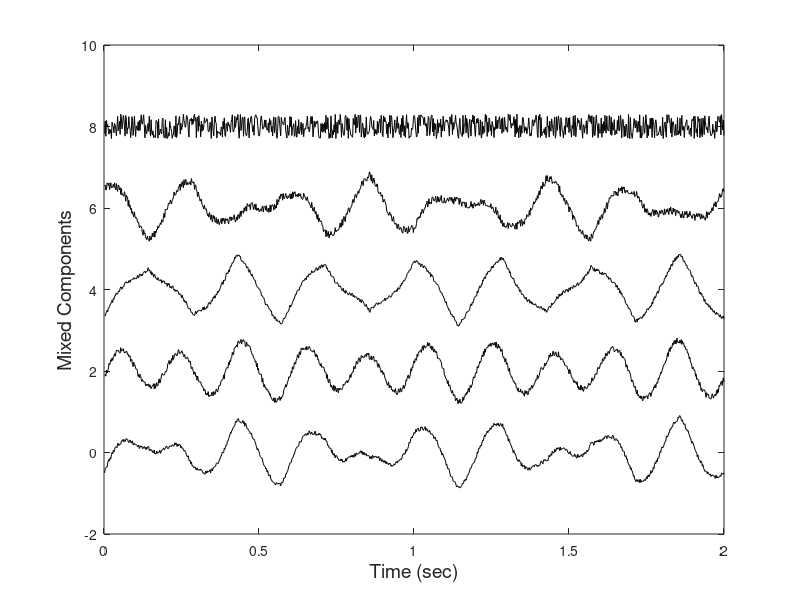
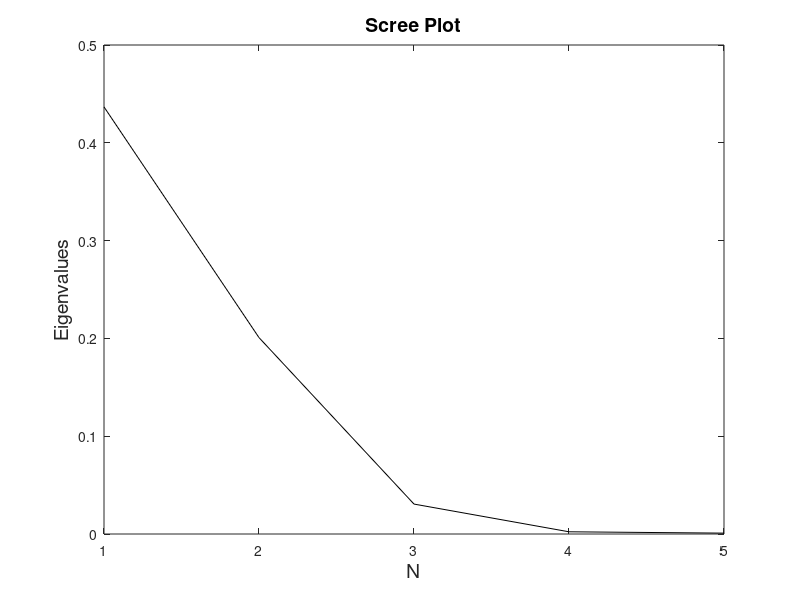
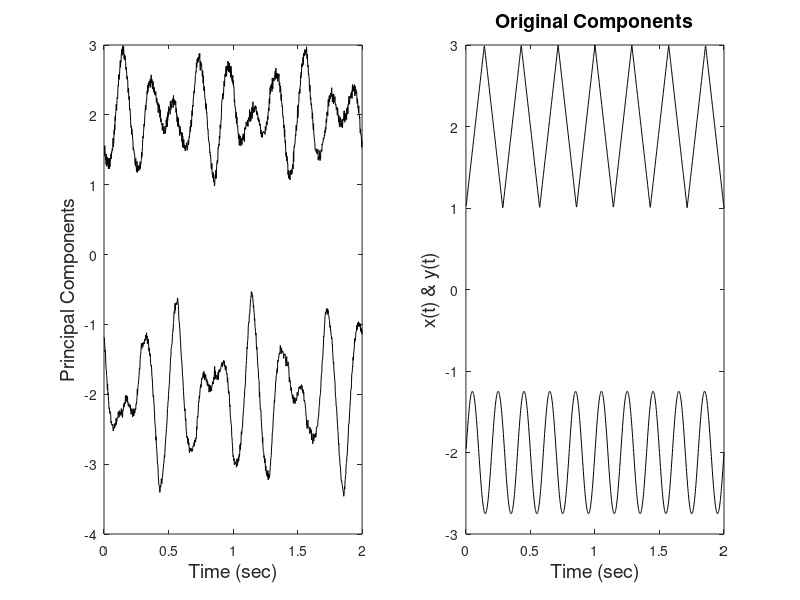

Write the MATLAB code that produced these figures, in order.
% Example 9.2  and Figure 9.6, 9.7, and 9.8
% Example of PCA
%  Create a mixture using two differnt signals mixed five ways plus noise
% Use this in PCA  Analysis
% 
% Assign constants
clear all; close all;
N = 1000;	% Number points (2 sec of data)
fs = 500;	% Sample frequency
t = (1:N)/fs;
% Generate data
x = .75 *sin(10*pi*t);			% One component a sine
y = sawtooth(7*pi*t,0.5);		% One component a sawtooth
n = randn(1,N);				% Noise component				
% Combine data
X(1,:) = .5*y + .5*x + .1* rand(1,N);
X(2,:) = .2*y + .75*x +.15* rand(1,N);
X(3,:) = .7*y + .25*x + .1* rand(1,N);
X(4,:) = -.5*y + .4*x + .2* rand(1,N);
X(5,:) = .6* rand(1,N);   %Noise only
for i = 1:5		% Center data (i.e., remove means) 
   X(i,:) = X(i,:) - mean(X(i,:));
end   
for i = 1:5
     plot(t,X(i,:)+2*(i-1),'k');
      hold on;
end
xlabel('Time (sec)','FontSize',14)

ylabel('Mixed Components','FontSize',14);
figure;
[U,S,pc]= svd(X,'econ');
eigen = diag(S).^2;
for i = 1:5   
   pc(:,i) = pc(:,i) * sqrt(eigen(i));
end
eigen = eigen/N;
plot(eigen,'k');
xlabel('N','FontSize',14);
ylabel('Eigenvalues','FontSize',14);
title('Scree Plot','FontSize',14);
% Calculate Eigenvlaue ratio
total_eigen = sum(eigen);
for i = 1:5
   pct(i) = 100 * sum(eigen(i:5))/total_eigen;
end 
disp(pct)
% Print Scaled Eigenvalues and Covariance matrix of Principal components 
%	for comparison
%
S = cov(pc)	% Display covariance matrix
% Plot Principal Components and Original Data
figure;
subplot(1,2,1);
plot(t,pc(:,1)-2,'k',t,pc(:,2)+2,'k');	%Displace for clarity
xlabel('Time (sec)','FontSize',14)
ylabel('Principal Components','FontSize',14);
subplot(1,2,2);
plot(t,x-2,'k',t,y+2,'k');
xlabel('Time (sec)','FontSize',14);
ylabel('x(t) & y(t)','FontSize',14);
title('Original Components','FontSize',14);
